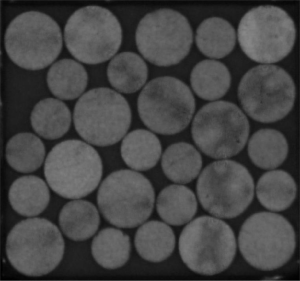
#> input picture PEdisks.png, 300 x 281 px
$ jupyter execute --allow-errors GranImage_Day4_ParticleVelocities.ipynb
#> lines starting #> are read from the running program, lines starting #| are printed output that depends on the picture
#### Imaging Methods in Granular & Complex Fluids
# Day 4: Particle displacement & velocities

Karen Daniels, Distinguished Professor of Physics, NC State University kdaniel@ncsu.edu

Visiting Fulbright-Nehru Scholar, IISc Civil Engineering, September 2023 to January 2024

## Learning objectives

* Distinguish between Lagrangian and Eulerian measurements
* Demonstrate data input/output (I/O) techniques:
    - Download an unpack `.zip` files
    - Load a sequence of images from the frames of a movie
    - Read data into arrays from text files
* Work with published data from an online repository
* Understand how measuring image correlations provides a velocity (displacement) vector field
* Understand how connecting nearby centroids provides particle trajectories & thereby particle velocities and granular temperature as well
* Explore ways to improve accuracty and precision

# Pre-class

* *Pre-class reading:* Section 2.4.1 of Shattuck, M. D. Chapter 2: Experimental Techniques. Handbook of Granular Materials. CRC Press (2016)  (PDF is saved in GDrive)
* *Bring to class:* laptop with anaconda with `scipy`, `matplotlib`, and `scikit-image` installed, photos of particles (circular or otherwise); smartphone camera to take some short video clips, a while piece of paper
* *Install*: If possible, install the `imageio-ffmpeg` package inside Anaconda (https://anaconda.org/conda-forge/imageio-ffmpeg) and/or the ``ffmpeg`` program on your computer https://www.ffmpeg.org/

# In-Class

## Brainstorm with your neighbors

* if you've heard the terms: what do the terms *Eulerian* and *Lagrangian* mean to you?
* what are the pros/cons of measuring velocity or displacement fields, vs. tracking the motions of individual particles?
* which type of measurement do you think go into Bangalore traffic reports? how would you monitor traffic with the other one?
* what's different (or not) if you measure velocities (like a fluid, strain rate) vs. displacements (like a solid, strain)?

*space to write your thoughts ...*

## Load the libraries we'll need for today

[cell 1]
import numpy as np              # for scientific calculations
import matplotlib.pyplot as plt # for plotting
import skimage                  # for image-processing
import imageio                  # for reading/writing images

from skimage.util import img_as_ubyte
from scipy import ndimage
from skimage.feature import peak_local_max
from matplotlib.patches import Circle
from numpy import random

[cell 2]
# if you like interactive plots, run these
# otherwise don't

#%matplotlib notebook
#plt.ion()

## Get files & code in place

From Google Drive, click the "Download" icon to save a copy of the whole "Day4" folder to your own computer. This will give you all of the images as well as this notebook, saved all in the same directory. You should be able to double-click on the file and have it unpack, or else type `unzip filename.zip` in the command line. Ask, if you're having trouble!

We will also want to use our code from last week, so I've copied that here:

[cell 3]
# Copy our particle-finding code from Day 3
# this is set up to work on files that look like PEdisks.png
# the code now takes the name of a file to read, as its input, instead of the data arrray

# define the kernal for circular particles
def circkernel(R, w):
    kdim = int(np.ceil(2*(float(R)+0.5)))  # +0.5 gives at least a blank pixel around the outside edge
    c = (kdim-1)/2.0  # +/- pixels from center to edge of kernal
    kernel = np.zeros((kdim, kdim))
    x, y = np.indices((kdim, kdim))
    kernel = ((x-c)**2 + (y-c)**2 < R**2 ) &  ((x-c)**2 + (y-c)**2 > (R-w)**2 )
    return(kernel - np.mean(kernel), c)   # return kernal with zero mean, and +/- size of kernel

def convcirc(imagename, R, w, thresh):
#> called with imagename = 'PEdisks.png', R = 19.5, w = 1.5, thresh = 0.55
    img = skimage.io.imread(imagename)
#> img is the input picture: shape (281, 300, 4); mean R, G, B, A 68.7, 68.7, 68.7, 255
    image = img_as_ubyte(img[:,:,2]).astype(float)
    erodedimage = skimage.morphology.erosion(image)
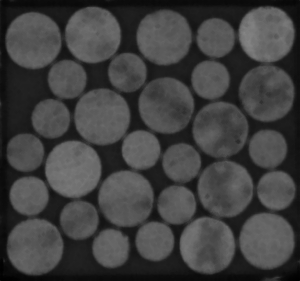
#> erodedimage: shape (281, 300) float64; min 1, max 133, mean 64.1
    # subtract to see a rim
    image = image - erodedimage
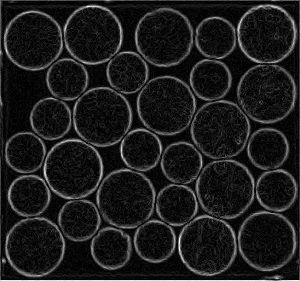
#> image: shape (281, 300) float64; min 0, max 42, mean 4.7; drawn with min black and max white
    # set zero mean and max=1
    image = image - np.mean(image)
    image = image/np.max(image)
    ckern, x = circkernel(R, w)
    conv = ndimage.convolve(image, ckern, mode='constant', cval=0.0)
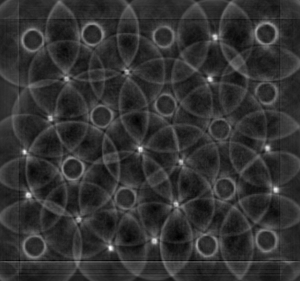
#> conv: shape (281, 300) float64; min -9.61, max 38.54, mean 0; drawn with min black and max white
    conv = conv/np.max(conv)
    max = peak_local_max(conv, min_distance=int(np.ceil(R)), threshold_abs = thresh)
#> max = 15 rows, first 8: [248, 110], [148, 139], [151, 24], [189, 275], [194, 27], [78, 209], [147, 267], [240, 155]
    return(max)


filename = 'PEdisks.png'
w=1.5
Rs = 19.5
maxS = convcirc(filename, Rs, w, 0.55)
#> maxS has the same summary as max in convcirc
Rl = 29.0
maxL = convcirc(filename, Rl, w, 0.55)
#> call 2 of convcirc, with imagename = 'PEdisks.png', R = 29, w = 1.5, thresh = 0.55
#> in convcirc (call 2), `conv = ndimage.convolve(image, ckern, mode='constant', cval=0.0)`:
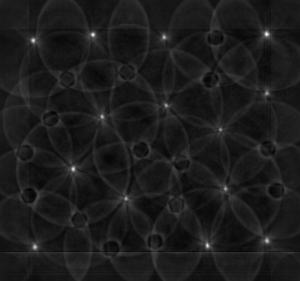
#> conv: shape (281, 300) float64; min -13.41, max 106.8, mean 0; drawn with min black and max white
#> in convcirc (call 2), `max = peak_local_max(conv, min_distance=int(np.ceil(R)), threshold_abs..`: max = 13 rows, first 8: [34, 266], [34, 92], [245, 207], [169, 73], [40, 33], [240, 266], [247, 35], [37, 164]
#> maxL has the same summary as max in convcirc

f, ax0 = plt.subplots()#ax1.imshow(convS, cmap=plt.cm.gray)
ax0.imshow(skimage.io.imread(filename), cmap=plt.cm.gray)
for center_y, center_x in maxS:
   circle = Circle((center_x, center_y), Rs, edgecolor='blue',
                   facecolor="none", linewidth=2, alpha=0.5)
   ax0.add_patch(circle)
#> this loop made 15 passes
for center_y, center_x in maxL:
   circle = Circle((center_x, center_y), Rl, edgecolor='red',
                   facecolor="none", linewidth=2, alpha=0.5)
   ax0.add_patch(circle)
#> this loop made 13 passes
plt.title(filename)
plt.show()
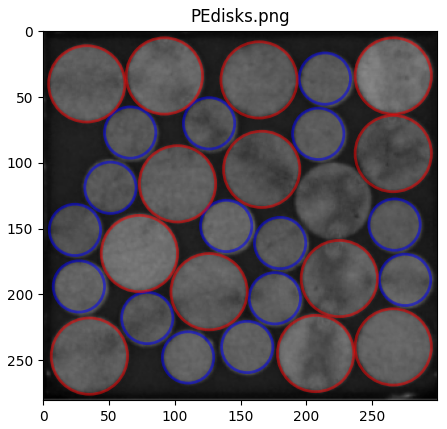
#> figure drawn by matplotlib, 1 panel

allmax = np.concatenate([maxS, maxL])
#> allmax = 28 pairs, first value 34 to 248, second value 24 to 275
print('Variable *allmax* has shape', str(allmax.shape))
#| Variable *allmax* has shape (28, 2)
print('which means there are', str(allmax.shape[0]), 'particles')
#| which means there are 28 particles
print('and', str(allmax.shape[1]), 'coordinates (x,y) for each particle')
#| and 2 coordinates (x,y) for each particle

## Particle tracking (Lagrangian)

Particle tracking alogorithms typically follow the following basic steps to obtain a set of tracks $(x_i, y_i, t_i)$ for the $i^{th}$ particle:
* locate the centroids of all the particles in each image of a movie
* decide which particles are the same particle in adjacent movie frames
* add the particle's centroid in the new frame to the existing track for that particle
* if a particle is newly detected (enters the field of view, or becomes detectable), a new track starts
* if a particle ceases to be detected (leaves the field of view, or becomes undectedable), its track ends

The resulting tracks can be reformated as $x_i(t)$ and $y_i(t)$ for *each particle*, from which you can calculate diplacements or velocities of each vector component, for instance by finite differences or other (smoother) techniques.

The results will look something like this, where each different color is different particle $i$:

[cell 4]
T = 100; t = np.arange(T)  #number of frames
L = 500   #image size
maxv = (L/T)/10  # set a reasonable velocity scale
for i in range(50):
    r = random.rand(2)*L # synthetic data, particle position vector
    v = maxv * (random.rand(2)+0.7) # synthetic data, random particle velocity vector
    vnoise = 10*maxv*random.rand(T,2) # synthetic data, noise in the measurement
    plt.plot(r[0] + t*v[0] + vnoise[:,0], r[1] + t*v[1] + vnoise[:,1])
    plt.plot(r[0], r[1], '.k')
plt.axis('equal')
plt.show()

## Digital image correlation or particle imaging velocimetry (Eulerian)

These two techniques are essentially the same, arising primarily from the solid mechanics vs. fluid mechanics communities, respectively.  They typically follow something like the following basic steps to obtain a vector field ${\vec v}(x,y)$ for each frame (time) $t$ of a movie.

* choose a window size $W$ for performing correlations between two adjacent frames $1,2$. A good starting point: $W \sim 2-3\times$ the typical distance the particles move between frames, so they don't leave the box
* perform a cross-correlation between the window $I_1(x,y)$ in the first frames, and the same window location and $I_2(x,y)$ in the next frame.
$$ C(\Delta x, \Delta y) = \frac{ \langle I_1(x,y) I_2(x + \Delta x,y + \Delta y) \rangle_{x,y} }{\langle I_1(x,y) I_2(x,y) \rangle_{x,y}} $$
where $(\Delta x, \Delta y)$ shift by up to $W/2$

* The location of the peak value $C(\Delta x, \Delta y)$ is the displacement vector (be sure to fit to get sub-pixel resolution)
* repeat over a whole grid of window-locations, to create the vector field for this pair of frames
* repeat for all pairs of adjacent frames

The results will look something like this, where each arrow is the displacement vector measured for that window:

[cell 5]
N = 10  #N x N grid of windows
x = np.outer(np.linspace(0, L, N),np.ones(N))
y = np.transpose(x)
u = maxv * (random.rand(N,N)+0.7) # synthetic data, x-component of displacement
v = maxv * (random.rand(N,N)+0.7) # synthetic data, y-component of displacement
plt.quiver(x, y, u, v, color='m')
plt.axis('equal')
plt.show()
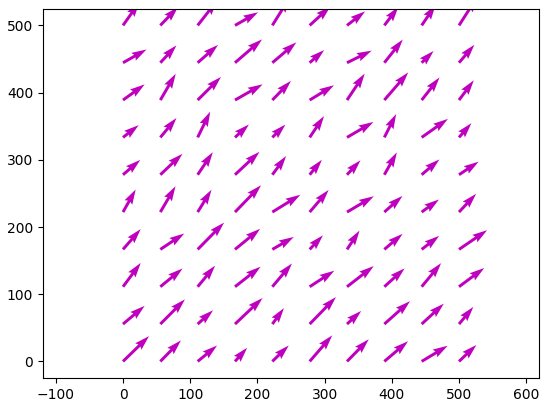
#> figure drawn by matplotlib, 1 panel

## Reading in frames from a movie

Take a few-second movie of your phone moving past the grains of sand, and save it into the directory where this notebooks is saved. If you name it `movesand.mp4` then these commands will work (or you can change the filename in the notebook).

Here is some information about the various ways to read movies into python: https://scikit-image.org/docs/stable/user_guide/video.html

#> (a cell that did not finish here is left out)

#> (a cell that did not finish here is left out)

## A simple DIC/PIV algorithm

The term *digital image correlation* typically refers to algorithms that are used on solid objects which have enough features on their surface (or embedded tracers of contrasting color) that these can be used to track deformation via the displacements of those features/tracers.

The term *particle imaging velocimetry* typically refers to algorithms that are used on fluid flows which have been seeded with diluter tracers that are illuminated or fluorescent, and the velocity of these tracers is measured.

The following is an example of a DIC/PIV algoritm to find the displacement/velocity field between the first two frames of the movie.

First, let's compare the same window in two adjacent frames.

[cell 8]
# compare the same window in two adjacent images
W = 100  # width of the window to correlate
#> W = 100

# coordinate to start the window
i = 600
j = 500

#> (the rest of this cell did not finish here and is left out)

**Observe: about how far did the image move?**

$ \Delta x \sim $ ???

$ \Delta y \sim $ ???

Now, we will perform a cross-correlation of these two images, and find the largest peak. Use interactive mode to zoom in on the yellow peak and check that the displacement vector makes sense to you.

#> (a cell that did not finish here is left out)

Compare this $(\Delta x, \Delta y)$ to the two images above: `im2` is moved in the $+{\hat x}$ direction relative to `im1` (velocity is to the right).

In order to assign a velocity, we write $u = \Delta x / \Delta t$ and $v = \Delta y / \Delta t$, where the frame rate of the camera sets $\Delta t$

[cell 10]
fps = 30  #frame rate, in frames per second
deltat = 1/fps
#> (the rest of this cell did not finish here and is left out)

Now we are ready to write a loop that puts these part together to make the whole velocity field.

[cell 11]
# [29 lines left out: function vfield, not called in this run]

W = 50
fps = 30
#> (the rest of this cell did not finish here and is left out)

#> (a cell that did not finish here is left out)

**Observe: what do you notice abouce the results? Aspects you trust, aspects you don't?**

*record your ideas here ...*

### Repeat on your own movie

Pick one of these two methods to input your own movie/images (delete the one you're not using). Use the images to guide your choice of `W`, and be sure to set `fps` to be whatever is correct for your data.

#> (a cell that did not finish here is left out)

#> (a cell that did not finish here is left out)

## A simple particle tracking algorithm

The term *particle tracking velocimetry* typically refers to algorithms that depend on first having detected all particles in a granular/colloidal flow, which are then strung onto trajectories like beads on a thread.

We will start from the point of having already located our particle centroids ($x_i, y_i, t_i$) and wish to string them into paricle tracks.

### Obtaining an openly-available data set

We will use the dataset from which gave rise to the image `PEdisks.png`: https://doi.org/10.1039/c8sm01372a, for whihch the particle positions are published on DataDryad: https://datadryad.org/stash/dataset/doi:10.5061/dryad.fs8sb1g

Please download the dataset from the upper right of the Dryad webpage, and unzip the files that are part of `29Particles_Run1`. From the README we learn:

```
*centers.txt files:
 - contain information on the particles
 - one file per cycle, consecutively numbered
 - each particle correspond to one row of data
 - 1st column is particle ID, ID is consistent for all frames of one cycle
 - 2nd column is particle x-position
 - 3rd column is particle y-position
 - 4th column is particle radius
 - dimensions are in arbitrary units but consistent for each data set
```

The next code reads in the datafiles from the run named `Step05`, assuming that you have unzipped the files into this same directory this notebook is stored in. Note that all of the files we're interested in have the form `Step05-0140_centers.txt`, so we can read them all in using a for loop.

[cell 15]
dirname = '29Particles_Run1'
stepname = 'Step05'
suffix = 'centers.txt'

i = 87
filename = dirname + '/' + stepname + '-' + str(i+10000)[1:] + '_' + suffix
print('Reading ' + filename)

#> (the rest of this cell did not finish here and is left out)

[cell 16]
# this codes puts the first T of these frames/times/files into
# two numpy arrays with the format
#      x[3, 15] is the x coordinate of the 3rd particle found in frame 15
#      y[3, 15] is the y coordinate of the 3rd particle found in frame 15
#      R[3, 15] is the particle radius of the 3rd particle found in frame 15

T = 50
N = 29 # number of particles (easy here, since this dataset has a fixed number of particles)
x = np.zeros((N, T), dtype=float)
y = np.zeros((N, T), dtype=float)
R = np.zeros((N, T), dtype=float)
#> (the rest of this cell did not finish here and is left out)

[cell 17]
# make a data structure that has the following format
# px[3, 15] = x coordinate of particle named #3 at frame 15
# py[3, 15] = x coordinate of particle named #3 at frame 15

px = np.zeros((N, T), dtype=float)
py = np.zeros((N, T), dtype=float)
# so we can well when cells haven't been assigned
px[:,:] = np.NaN
py[:,:] = np.NaN

#give each particle in the first frame a name, putting it into px, py
px[:,0] = x[:,0]
py[:,0] = y[:,0]

for t in np.arange(1,T):  # compare each frame to the one before t-1
    #print('doing frame ' + str(t))
    for n in np.arange(N): # go through all particles in previous frame
        dx = x[:,t] - px[n,t-1] # how far particles are from #n in previous frame
        dy = y[:,t] - py[n,t-1]
        r = dx**2 + dy**2
        m = np.argmin(r)  # this is the particle number in the previous frame that was closest

        # where to add screenings to get rid of false-positives
        GoodMatch = True

        if GoodMatch:
            px[n,t] = x[m,t]
            py[n,t] = y[m,t]


# look at the particle trajectories
for n in np.arange(N):
    plt.plot(px[n, :], py[n,:], 'rx-')
plt.show()
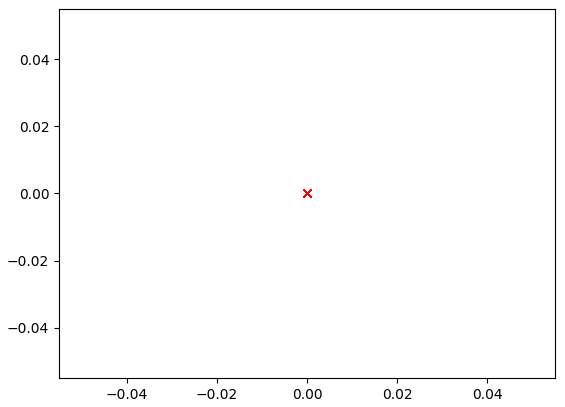
#> figure drawn by matplotlib, 1 panel

### Improving the algorithm

I selected this dataset because this simple critera was enough to achieve excellent tracking. In reality, you will likely need to add some criteria to the variable `GoodMatch` above. For instance:

* check that displaement is reasonable, e.g. `np.min(r) < 100 `
* check that  the particles `[n,t-1]` and `[m, t]` have the same radius
* check that the nearest-particle match is made going BOTH the forward-time and backward-time direction
* ... what else?

### Calculating velocities and higher momements

Zoom in on each particle, and you'll see that now the positions are all strung together into a single trajectory. This means we can examine each one to find its Lagrangian velocity.

Use the following code to examine a few of the particles.

*Note:* this data was actually collected stroboscopically (at a fixed phase of a larger oscillatory motion), so the measurements we make are not true kinematics. But they work here for a pedagogical exercise.

[cell 18]
n = 12 #look at this particle only
fps = 1 #these images aren't really time, just frames
t = np.arange(0,T)/fps

f, (ax0, ax1) = plt.subplots(1, 2, figsize=(8,4))

ax0.plot(t, px[n,:])
ax0.set_xlabel('time [frames]')
ax0.set_ylabel('x coordinate')
ax1.plot(t, py[n,:])
ax1.set_xlabel('time [frames]')
ax1.set_ylabel('y coordinate')
plt.show()
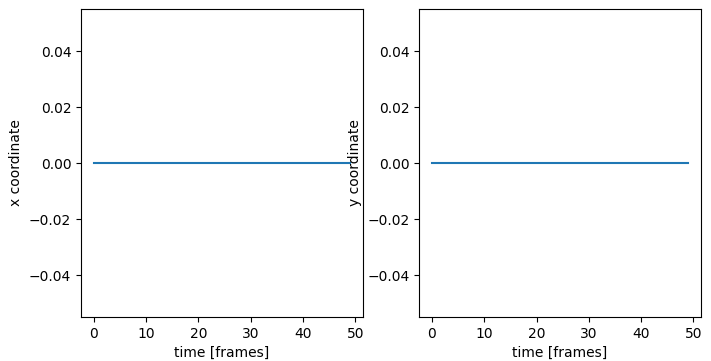
#> figure drawn by matplotlib, 2 panels

This data is noisy (by design, for reasons described in the original paper), and these jumps actually correspond to variations in the position of each particles within the "cage" made by its neighbors.

For the purposes of understanding particle tracking velocimetrys, we can calculate each particles's velocity from one frame to the next, as a finite differences:

$$ u = \Delta x / \Delta t$$
$$ v = \Delta y / \Delta t$$

[cell 19]
u = np.zeros((N, T-1), dtype=float)
v = np.zeros((N, T-1), dtype=float)

for n in np.arange(N):
    u[n,:] = (px[n, 1:] - px[n,0:-1])/fps
    v[n,:] = (py[n, 1:] - py[n,0:-1])/fps
    # a fancier version could do a local fit to get a slope of x(t) and y(t)

plt.plot(t[0:-1], np.transpose(u))
plt.xlabel('time [sec]')
plt.ylabel('x velocity [pix/frame]')
plt.title('Finite difference velocities')
plt.show()
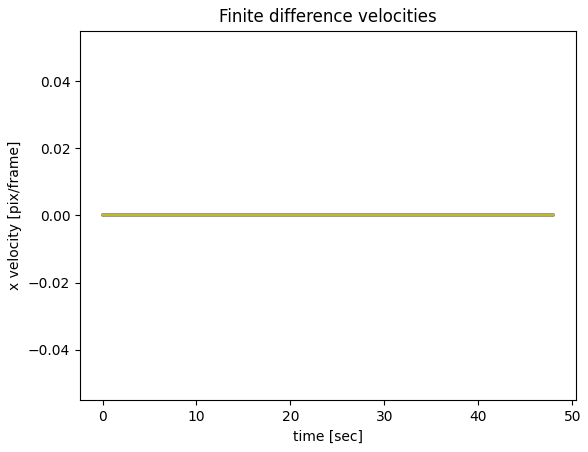
#> figure drawn by matplotlib, 1 panel

Having the individual, Langrangian, velocity components also lets us calculate the granular temperature:

$$T_g = \frac{1}{2}\langle u - {\bar u} \rangle^2 + \frac{1}{2}\langle v - {\bar v} \rangle^2 $$

and examine histograms of the velocity (displacement) measurements to see whether they are Gaussian-distributed. See the Xu/Reeves/Louge paper listed in the addition reading section below, for more on the perils of performing such calcuations.

[cell 20]
vels = np.concatenate((u,v))
vels = np.reshape(vels, (vels.size,1))
sigma = np.std(vels)

vbins = np.linspace(-3*sigma, 3*sigma, 100)
plt.hist(vels, vbins.size)
plt.plot(vbins, 300*np.exp(-(vbins/sigma)**2), 'r-')
plt.yscale('log')
plt.title('standard deviation = ' + str(sigma))
plt.show()
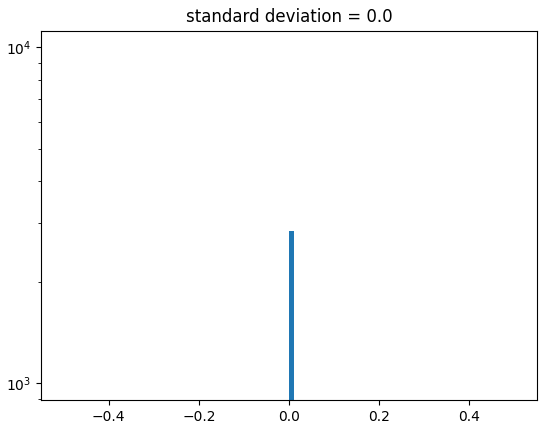
#> figure drawn by matplotlib, 1 panel; tallest bar 2842 high, from x = 0 to 0.01
